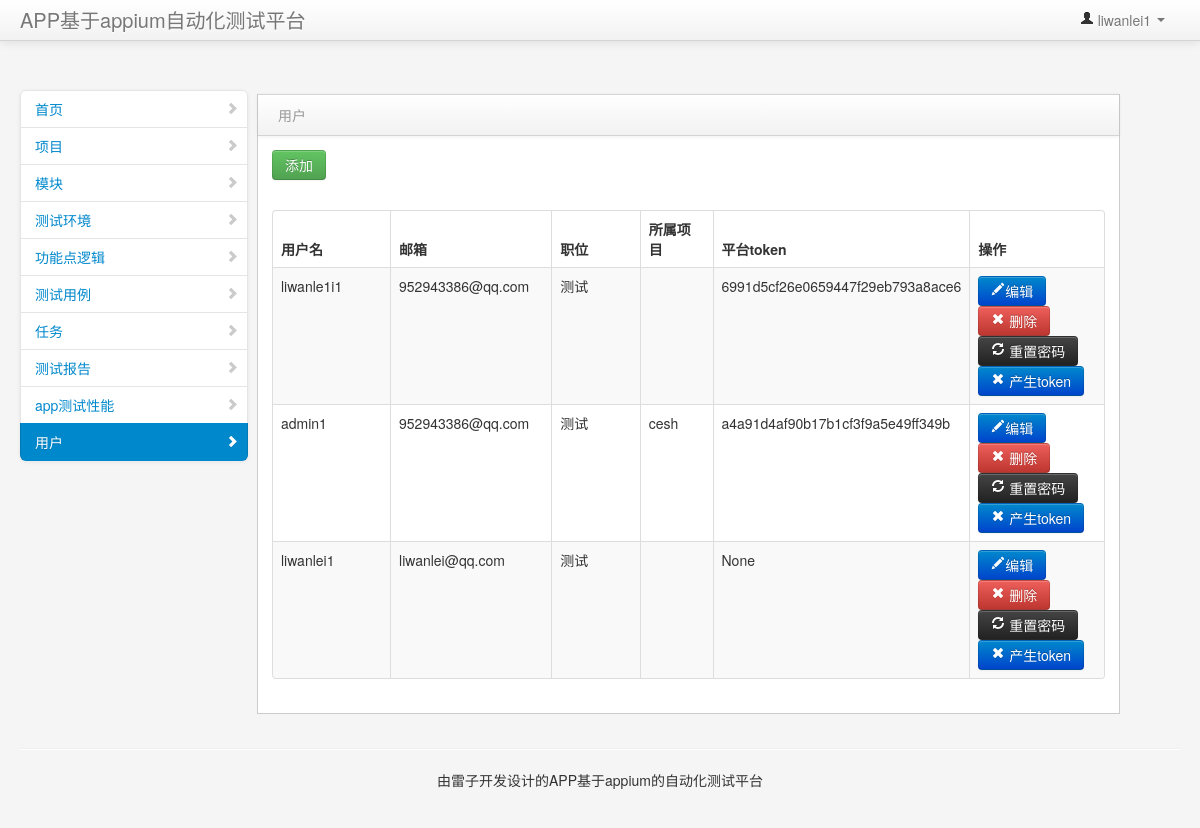
The app's page /useradmin/ (signed in), older data.
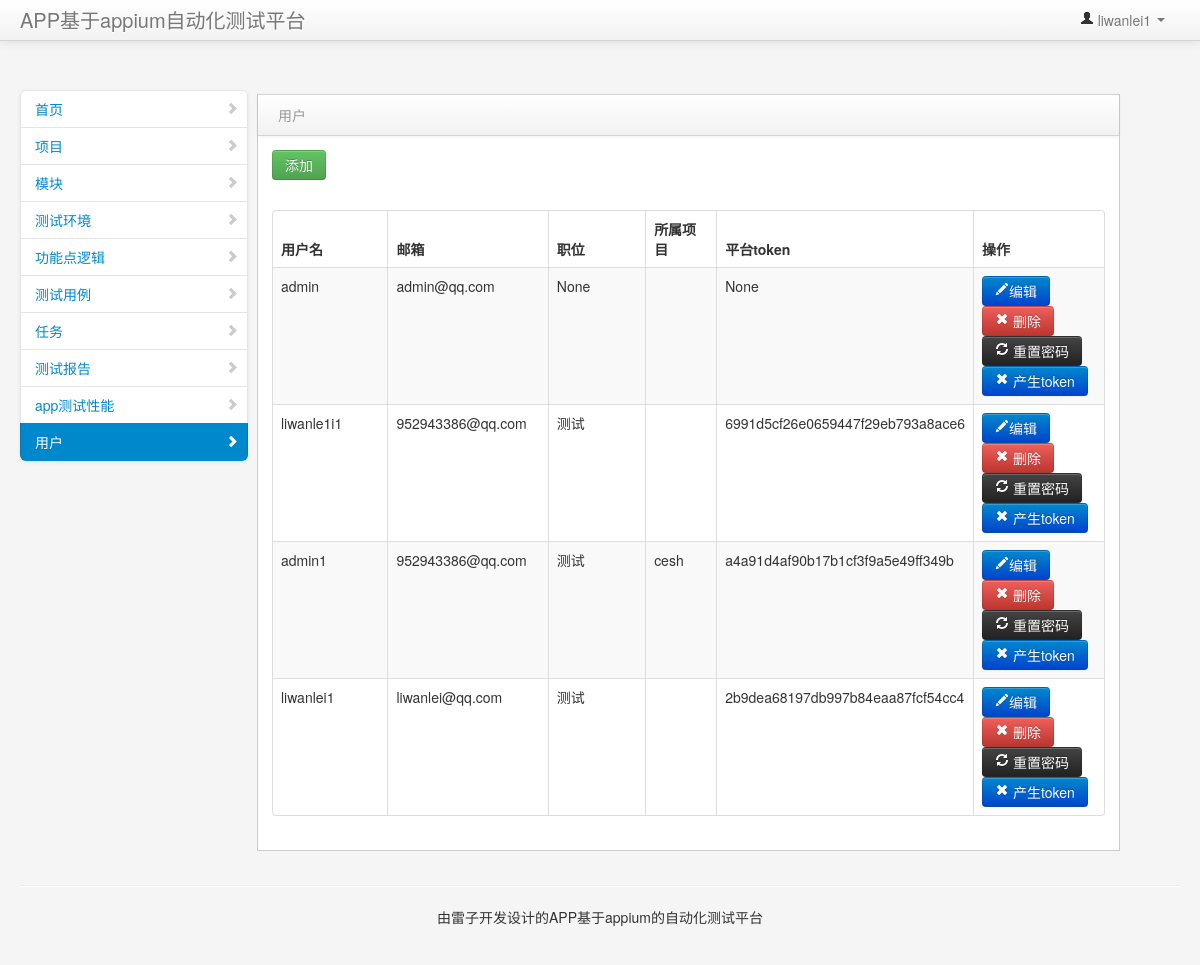
The same page, newer data.
### app/models.py (models this page shows, shortened)
class Newusers(AbstractUser):
    qq=models.IntegerField('qq',blank=True,null=True,unique=True)
    mobile=models.IntegerField('手机号',null=True,unique=True,blank=True)
    login_lock=models.BooleanField('是否锁定',default=False)
    status=models.BooleanField('状态',default=False)
    work=models.ForeignKey(Work,null=True,on_delete=models.CASCADE)
    token=models.CharField('token',max_length=252,null=True)
    class Meta:
        verbose_name = u'用户'
        verbose_name_plural = verbose_name
        ordering = ['-id']

class Work(models.Model):
    makedate = models.DateTimeField('创建时间', auto_now_add=True)
    zhiwei=models.CharField('职位',max_length=32)
    status=models.BooleanField('是否删除',default=False)
    class Meta:
        verbose_name = u'工作'
        verbose_name_plural = verbose_name
        ordering = ['-id']
    def __str__(self):
        return self.zhiwei

class Project(models.Model):
    type=(
    ('app','app'),
    ('web','web')
    )
    name=models.CharField('名称',max_length=32)
    desc=models.CharField('简介',max_length=255,null=True)
    makedate = models.DateTimeField('创建时间', auto_now_add=True)
    status=models.BooleanField('状态',default=False)
    fenlei=models.CharField('类型',choices=type,null=True,max_length=8)
    proeject=models.CharField('项目类型',null=True,max_length=8,default="android")
    change_time=models.DateTimeField('更新时间',auto_now_add=True)
    makeuser=models.ForeignKey(Newusers,null=True,on_delete=models.CASCADE)
    class Meta:
        verbose_name = u'项目'
        verbose_name_plural = verbose_name
        ordering = ['-id']

### app/views.py (the view, shortened to what this page needs)
# urls.py: url(r'^useradmin/', login_required(UseradminView.as_view()), name='useradmin'),
class UseradminView(View):
    def get(self, request):
        users = Newusers.objects.filter(status=False).all()
        if request.user.is_superuser is False:
            use = Newusers.objects.filter(username=request.user).first()
            m = use.project_user_set.all()
            project_list = []
            for i in m:
                project = i.productname.all()
                for j in project:
                    project_list.append(j)
        else:
            project_list = Project.objects.filter(status=False).all()
        work = Work.objects.filter(status=False).all().order_by('id')
        return render(request, 'page/user.html', {'users': users, 'works': work, "project_list": project_list})

### templates/page/user.html (shortened to what this page needs)
{% extends 'base.html' %}
{% block content %}
    <div class="span9" id="content">
        <div class="block">
            <div class="navbar navbar-inner block-header">
                <div class="muted pull-left">用户</div>
            </div>
            <div class="block-content collapse in">
                <div class="span12">
                    <div class="table-toolbar">
                        <div class="btn-group">
                            <button class="btn btn-success" onclick="adduser()">
                               添加
                            </button>
                        </div>
                    </div>
                    <div id="example2_wrapper" class="dataTables_wrapper form-inline" role="grid">
                        <div class="row">
                            <div class="span6">
                            </div>
                        </div>
                        <table cellpadding="0" cellspacing="0" border="0" class="table table-hover table table-striped table-bordered dataTable" id="example2" aria-describedby="example2_info">
                            <thead>
                            <tr role="row">
                                <th class="sorting_asc" role="columnheader" tabindex="0" aria-controls="example2" rowspan="1" colspan="1" aria-sort="ascending" aria-label="Rendering engine: activate to sort column descending" style="width: 168px;">用户名</th>
                                <th class="sorting_asc" role="columnheader" tabindex="0" aria-controls="example2" rowspan="1" colspan="1" aria-sort="ascending" aria-label="Rendering engine: activate to sort column descending" style="width: 168px;">邮箱</th>
                                <th class="sorting_asc" role="columnheader" tabindex="0" aria-controls="example2" rowspan="1" colspan="1" aria-sort="ascending" aria-label="Rendering engine: activate to sort column descending" style="width: 168px;">职位</th>
                                <th class="sorting_asc" role="columnheader" tabindex="0" aria-controls="example2" rowspan="1" colspan="1" aria-sort="ascending" aria-label="Rendering engine: activate to sort column descending" style="width: 100px;">所属项目</th>
                                <th class="sorting_asc" role="columnheader" tabindex="0" aria-controls="example2" rowspan="1" colspan="1" aria-sort="ascending" aria-label="Rendering engine: activate to sort column descending" style="width: 168px;">平台token</th>
                                <th class="sorting" role="columnheader" tabindex="0" aria-controls="example2" rowspan="1" colspan="1" aria-label="Platform(s): activate to sort column ascending" style="width: 214px;">操作</th>
                            </thead>
                            <tbody role="alert" aria-live="polite" aria-relevant="all">
                            {% for user in users %}
                                <tr class="gradeA odd" id="{{ user.id }}">
                                    <td class="sorting_1">{{ user.username }}</td>
                                    <td class=" sorting_1">{{ user.email }}</td>
                                    <td class=" sorting_1">{{ user.work}}</td>
                                    <td>
                                        {% for i in user.project_user_set.all %}
                                        {% for m in  i.productname.all  %}
                                            {% if i.is_guanliyuan  %}
                                            <span style="color: red">{{ m.name }}</span>
                                            {% else %}
                                            <span>{{ m.name }}</span>
                                            {% endif %}
                                            {% endfor %}
                                    {% endfor %}</td>
                                    <td>{{ user.token }}</td>
                                    <td class=" ">
                                           <button class="btn btn-primary " onclick="edituser({{ user.id }})">
                                               <i class="icon-pencil icon-white"></i>编辑</button>
                                           <button class="btn btn-danger " onclick="deleteuser({{ user.id }})">
                                               <i class="icon-remove icon-white"></i> 删除</button>
                                        <a href="{% url 'resetuser' id=user.id %}">
                                            <button class="btn btn-inverse">
                                                <i class="icon-refresh icon-white"></i> 重置密码</button>
                                        </a>
                                         <button class="btn btn-primary " onclick="changetoken({{ user.id }})">
                                               <i class="icon-remove icon-white"></i> 产生token</button>
                                    </td>
                                </tr>
                            {% endfor %}
                            </tbody>
                        </table>
                    </div>
                </div>
            </div>
        </div>
    </div>
{% endblock %}

### templates/base.html (shortened to what this page needs)
<!DOCTYPE html>
<html class="no-js">
<head>
    <link href="../../static/css/bootstrap.min.css" rel="stylesheet" media="screen">
    <link href="../../static/css/bootstrap-responsive.min.css" rel="stylesheet" media="screen">
    <link href="../../static/css/jquery.easy-pie-chart.css" rel="stylesheet" media="screen">
    <link href="../../static/css/styles.css" rel="stylesheet" media="screen">
</head>
<body>
<div class="navbar navbar-fixed-top">
    <div class="navbar-inner">
        <div class="container-fluid">
            <a class="brand" href="#">APP基于appium自动化测试平台</a>
            <div class="nav-collapse collapse">
                <ul class="nav pull-right">
                    <li class="dropdown">
                        <a href="#" role="button" class="dropdown-toggle" data-toggle="dropdown">
                            <i class="icon-user"></i> {{request.session.username }} <i class="caret"></i>
                        </a>
                    </li>
                </ul>
            </div>
        </div>
    </div>
</div>
<div class="container-fluid">
    <div class="row-fluid">
        <div class="span3" id="sidebar" style="    width: 237px;">
            <ul class="nav nav-list bs-docs-sidenav nav-collapse collapse">
                <li >
                    <a href="{% url 'home' %}">
                        <i class="icon-chevron-right"></i>首页
                    </a>
                </li>
                <li>
                    <a href="{% url 'project' %}">
                        <i class="icon-chevron-right"></i> 项目
                    </a>
                </li>
                <li>
                    <a href="{% url 'model' %}">
                        <i class="icon-chevron-right"></i>模块
                    </a>
                <li>
                <a href="{% url 'testevent' %}">
                    <i class="icon-chevron-right"></i>测试环境
                </a>
            </li>
                <li>
                    <a href="{% url 'testfaution' %}">
                        <i class="icon-chevron-right"></i>功能点逻辑</a>
                </li>
                <li>
                    <a href="{% url 'testcase' %}">
                        <i class="icon-chevron-right"></i>测试用例</a>
                </li>
                <li>
                    <a href="{% url 'tingtask' %}">
                        <i class="icon-chevron-right"></i>任务</a>
                </li>
                <li>
                    <a href="{% url 'testreport' %}">
                        <i class="icon-chevron-right"></i></span>测试报告</a>
                </li>
                <li>
                    <a href="{% url 'xingneng' %}">
                        <i class="icon-chevron-right"></i></span>app测试性能</a>
                </li>
                {% if request.user.work.zhiwei == '测试主管' or request.user.is_superuser %}
                    <li>
                        <a href="{% url 'useradmin' %}">
                            <i class="icon-chevron-right"></i></span>用户</a>
                    </li>
                {% endif %}
            </ul>
        </div>
        {% block content %}
        {% endblock %}
    </div>
    <hr>
    <footer>
        <p style="text-align: center"> 由雷子开发设计的APP基于appium的自动化测试平台</p>
    </footer>
</div>
</body>
</html>

### static/css/styles.css (style rules this page uses)
body { padding-top: 0; padding-bottom: 40px; background-color: #f5f5f5; }
@media (min-width: 979px) { body { padding-top: 60px; } }
#content { margin-left:0px; margin-top: 20px; }
.block { border: 1px solid #ccc; background: white; margin: 1em 0em; border-top: none; }
.block-content { margin: 1em; min-height: .25em; }
.block-header { margin-bottom: 0px; border-right: none; border-left: none; -webkit-border-radius: 0px; -moz-border-radius: 0px; border-radius: 0px; }
.block-header div { padding-top: 10px; }
.bs-docs-sidenav { max-width: 228px; margin: 30px 0 0; padding: 0; background-color: #fff; -webkit-border-radius: 6px; -moz-border-radius: 6px; border-radius: 6px; -webkit-box-shadow: 0 1px 4px rgba(0,0,0,.065); -moz-box-shadow: 0 1px 4px rgba(0,0,0,.065); box-shadow: 0 1px 4px rgba(0,0,0,.065); }
.bs-docs-sidenav > li > a { display: block; width: 190px \9; margin: 0 0 -1px; padding: 8px 14px; border: 1px solid #e5e5e5; }
.bs-docs-sidenav > li:first-child > a { -webkit-border-radius: 6px 6px 0 0; -moz-border-radius: 6px 6px 0 0; border-radius: 6px 6px 0 0; }
.bs-docs-sidenav > li:last-child > a { -webkit-border-radius: 0 0 6px 6px; -moz-border-radius: 0 0 6px 6px; border-radius: 0 0 6px 6px; }
.bs-docs-sidenav > .active > a { position: relative; z-index: 2; padding: 9px 15px; border: 0; text-shadow: 0 1px 0 rgba(0,0,0,.15); -webkit-box-shadow: inset 1px 0 0 rgba(0,0,0,.1), inset -1px 0 0 rgba(0,0,0,.1); -moz-box-shadow: inset 1px 0 0 rgba(0,0,0,.1), inset -1px 0 0 rgba(0,0,0,.1); box-shadow: inset 1px 0 0 rgba(0,0,0,.1), inset -1px 0 0 rgba(0,0,0,.1); }
.bs-docs-sidenav .icon-chevron-right { float: right; margin-top: 2px; margin-right: -6px; opacity: .25; }
.bs-docs-sidenav .active .icon-chevron-right, .bs-docs-sidenav .active a:hover .icon-chevron-right { opacity: 1; }

Row changes from the older to the newer data that the page shows:
changed Newusers "liwanlei1": token "None" → "2b9dea68197db997b84eaa87fcf54cc4"
added Newusers: username "admin", email "admin@qq.com", work "None", token "None"
